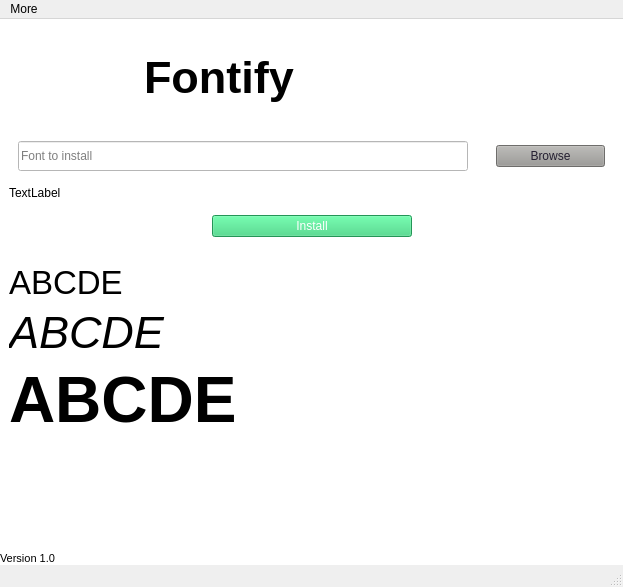
<?xml version="1.0" encoding="UTF-8"?>
<ui version="4.0">
 <class>MainWindow</class>
 <widget class="QMainWindow" name="MainWindow">
  <property name="geometry">
   <rect>
    <x>0</x>
    <y>0</y>
    <width>623</width>
    <height>587</height>
   </rect>
  </property>
  <property name="windowTitle">
   <string>Fontify</string>
  </property>
  <property name="windowIcon">
   <iconset resource="../icons/icons.qrc">
    <normaloff>:/icons/type.png</normaloff>:/icons/type.png</iconset>
  </property>
  <widget class="QWidget" name="centralwidget">
   <property name="styleSheet">
    <string notr="true">background-color: rgb(255, 255, 255);</string>
   </property>
   <layout class="QVBoxLayout" name="verticalLayout">
    <property name="spacing">
     <number>0</number>
    </property>
    <property name="leftMargin">
     <number>0</number>
    </property>
    <property name="topMargin">
     <number>0</number>
    </property>
    <property name="rightMargin">
     <number>0</number>
    </property>
    <property name="bottomMargin">
     <number>0</number>
    </property>
    <item>
     <widget class="QFrame" name="frame">
      <property name="frameShape">
       <enum>QFrame::NoFrame</enum>
      </property>
      <property name="frameShadow">
       <enum>QFrame::Raised</enum>
      </property>
      <layout class="QVBoxLayout" name="verticalLayout_2">
       <property name="spacing">
        <number>0</number>
       </property>
       <property name="leftMargin">
        <number>0</number>
       </property>
       <property name="topMargin">
        <number>0</number>
       </property>
       <property name="rightMargin">
        <number>0</number>
       </property>
       <property name="bottomMargin">
        <number>0</number>
       </property>
       <item>
        <widget class="QFrame" name="frame_2">
         <property name="frameShape">
          <enum>QFrame::NoFrame</enum>
         </property>
         <property name="frameShadow">
          <enum>QFrame::Raised</enum>
         </property>
         <layout class="QVBoxLayout" name="verticalLayout_3">
          <item>
           <widget class="QFrame" name="frame_7">
            <property name="minimumSize">
             <size>
              <width>0</width>
              <height>80</height>
             </size>
            </property>
            <property name="frameShape">
             <enum>QFrame::NoFrame</enum>
            </property>
            <property name="frameShadow">
             <enum>QFrame::Raised</enum>
            </property>
            <layout class="QHBoxLayout" name="horizontalLayout_4">
             <item>
              <widget class="QLabel" name="label_2">
               <property name="minimumSize">
                <size>
                 <width>80</width>
                 <height>80</height>
                </size>
               </property>
               <property name="maximumSize">
                <size>
                 <width>80</width>
                 <height>80</height>
                </size>
               </property>
               <property name="text">
                <string/>
               </property>
               <property name="pixmap">
                <pixmap resource="../icons/icons.qrc">:/icons/type.png</pixmap>
               </property>
               <property name="scaledContents">
                <bool>true</bool>
               </property>
              </widget>
             </item>
             <item>
              <spacer name="horizontalSpacer_4">
               <property name="orientation">
                <enum>Qt::Horizontal</enum>
               </property>
               <property name="sizeType">
                <enum>QSizePolicy::Maximum</enum>
               </property>
               <property name="sizeHint" stdset="0">
                <size>
                 <width>40</width>
                 <height>20</height>
                </size>
               </property>
              </spacer>
             </item>
             <item>
              <widget class="QLabel" name="label_3">
               <property name="font">
                <font>
                 <family>Cantarell</family>
                 <pointsize>34</pointsize>
                 <weight>75</weight>
                 <bold>true</bold>
                </font>
               </property>
               <property name="text">
                <string>Fontify</string>
               </property>
               <property name="alignment">
                <set>Qt::AlignLeading|Qt::AlignLeft|Qt::AlignVCenter</set>
               </property>
              </widget>
             </item>
            </layout>
           </widget>
          </item>
          <item>
           <widget class="QFrame" name="frame_5">
            <property name="frameShape">
             <enum>QFrame::NoFrame</enum>
            </property>
            <property name="frameShadow">
             <enum>QFrame::Raised</enum>
            </property>
            <layout class="QHBoxLayout" name="horizontalLayout_2">
             <item>
              <widget class="QLineEdit" name="fontInput">
               <property name="minimumSize">
                <size>
                 <width>450</width>
                 <height>30</height>
                </size>
               </property>
               <property name="maximumSize">
                <size>
                 <width>450</width>
                 <height>16777215</height>
                </size>
               </property>
               <property name="styleSheet">
                <string notr="true"/>
               </property>
               <property name="dragEnabled">
                <bool>true</bool>
               </property>
               <property name="placeholderText">
                <string>Font to install</string>
               </property>
               <property name="clearButtonEnabled">
                <bool>true</bool>
               </property>
              </widget>
             </item>
             <item>
              <spacer name="horizontalSpacer_3">
               <property name="orientation">
                <enum>Qt::Horizontal</enum>
               </property>
               <property name="sizeType">
                <enum>QSizePolicy::Ignored</enum>
               </property>
               <property name="sizeHint" stdset="0">
                <size>
                 <width>22</width>
                 <height>10</height>
                </size>
               </property>
              </spacer>
             </item>
             <item>
              <widget class="QPushButton" name="openDialog">
               <property name="minimumSize">
                <size>
                 <width>100</width>
                 <height>0</height>
                </size>
               </property>
               <property name="styleSheet">
                <string notr="true">background-color: rgb(154, 153, 150);
color: rgb(36, 31, 49);</string>
               </property>
               <property name="text">
                <string>Browse</string>
               </property>
              </widget>
             </item>
            </layout>
           </widget>
          </item>
          <item>
           <widget class="QLabel" name="messageLabel">
            <property name="font">
             <font>
              <family>Cantarell</family>
             </font>
            </property>
            <property name="text">
             <string>TextLabel</string>
            </property>
            <property name="margin">
             <number>5</number>
            </property>
           </widget>
          </item>
          <item>
           <widget class="QFrame" name="frame_6">
            <property name="frameShape">
             <enum>QFrame::NoFrame</enum>
            </property>
            <property name="frameShadow">
             <enum>QFrame::Raised</enum>
            </property>
            <layout class="QHBoxLayout" name="horizontalLayout">
             <item>
              <spacer name="horizontalSpacer">
               <property name="orientation">
                <enum>Qt::Horizontal</enum>
               </property>
               <property name="sizeHint" stdset="0">
                <size>
                 <width>185</width>
                 <height>20</height>
                </size>
               </property>
              </spacer>
             </item>
             <item>
              <widget class="QPushButton" name="installButton">
               <property name="minimumSize">
                <size>
                 <width>200</width>
                 <height>0</height>
                </size>
               </property>
               <property name="styleSheet">
                <string notr="true">background-color: rgb(51, 209, 122);
color: rgb(255, 255, 255);</string>
               </property>
               <property name="text">
                <string>Install</string>
               </property>
              </widget>
             </item>
             <item>
              <spacer name="horizontalSpacer_2">
               <property name="orientation">
                <enum>Qt::Horizontal</enum>
               </property>
               <property name="sizeHint" stdset="0">
                <size>
                 <width>184</width>
                 <height>20</height>
                </size>
               </property>
              </spacer>
             </item>
            </layout>
           </widget>
          </item>
         </layout>
        </widget>
       </item>
       <item alignment="Qt::AlignVCenter">
        <widget class="QFrame" name="previewFrame">
         <property name="frameShape">
          <enum>QFrame::NoFrame</enum>
         </property>
         <property name="frameShadow">
          <enum>QFrame::Raised</enum>
         </property>
         <layout class="QVBoxLayout" name="verticalLayout_4">
          <item>
           <widget class="QLabel" name="display1">
            <property name="font">
             <font>
              <pointsize>25</pointsize>
             </font>
            </property>
            <property name="text">
             <string>ABCDE</string>
            </property>
           </widget>
          </item>
          <item>
           <widget class="QLabel" name="display2">
            <property name="font">
             <font>
              <pointsize>34</pointsize>
              <italic>true</italic>
             </font>
            </property>
            <property name="text">
             <string>ABCDE</string>
            </property>
           </widget>
          </item>
          <item>
           <widget class="QLabel" name="display3">
            <property name="font">
             <font>
              <pointsize>48</pointsize>
              <weight>75</weight>
              <bold>true</bold>
             </font>
            </property>
            <property name="text">
             <string>ABCDE</string>
            </property>
           </widget>
          </item>
         </layout>
        </widget>
       </item>
       <item alignment="Qt::AlignBottom">
        <widget class="QFrame" name="frame_4">
         <property name="frameShape">
          <enum>QFrame::NoFrame</enum>
         </property>
         <property name="frameShadow">
          <enum>QFrame::Raised</enum>
         </property>
         <layout class="QHBoxLayout" name="horizontalLayout_3">
          <property name="spacing">
           <number>0</number>
          </property>
          <property name="leftMargin">
           <number>0</number>
          </property>
          <property name="topMargin">
           <number>0</number>
          </property>
          <property name="rightMargin">
           <number>0</number>
          </property>
          <property name="bottomMargin">
           <number>0</number>
          </property>
          <item>
           <widget class="QFrame" name="frame_3">
            <property name="frameShape">
             <enum>QFrame::NoFrame</enum>
            </property>
            <property name="frameShadow">
             <enum>QFrame::Raised</enum>
            </property>
            <layout class="QVBoxLayout" name="verticalLayout_5">
             <property name="spacing">
              <number>0</number>
             </property>
             <property name="leftMargin">
              <number>0</number>
             </property>
             <property name="topMargin">
              <number>0</number>
             </property>
             <property name="rightMargin">
              <number>0</number>
             </property>
             <property name="bottomMargin">
              <number>0</number>
             </property>
             <item>
              <widget class="QLabel" name="versionlabel">
               <property name="font">
                <font>
                 <pointsize>8</pointsize>
                </font>
               </property>
               <property name="text">
                <string>Version 1.0</string>
               </property>
              </widget>
             </item>
            </layout>
           </widget>
          </item>
         </layout>
        </widget>
       </item>
      </layout>
     </widget>
    </item>
   </layout>
  </widget>
  <widget class="QMenuBar" name="menubar">
   <property name="geometry">
    <rect>
     <x>0</x>
     <y>0</y>
     <width>623</width>
     <height>23</height>
    </rect>
   </property>
   <widget class="QMenu" name="menuMore">
    <property name="tearOffEnabled">
     <bool>true</bool>
    </property>
    <property name="title">
     <string>More</string>
    </property>
    <property name="separatorsCollapsible">
     <bool>true</bool>
    </property>
    <addaction name="actionAbout"/>
    <addaction name="actionBackup"/>
    <addaction name="actionReport_Bug"/>
   </widget>
   <addaction name="menuMore"/>
  </widget>
  <widget class="QStatusBar" name="statusbar"/>
  <action name="actionAbout">
   <property name="icon">
    <iconset resource="../icons/icons.qrc">
     <normaloff>:/icons/info.png</normaloff>:/icons/info.png</iconset>
   </property>
   <property name="text">
    <string>About</string>
   </property>
   <property name="menuRole">
    <enum>QAction::ApplicationSpecificRole</enum>
   </property>
   <property name="priority">
    <enum>QAction::NormalPriority</enum>
   </property>
  </action>
  <action name="actionBackup">
   <property name="icon">
    <iconset resource="../icons/icons.qrc">
     <normaloff>:/icons/backup.png</normaloff>:/icons/backup.png</iconset>
   </property>
   <property name="text">
    <string>Backup</string>
   </property>
  </action>
  <action name="actionReport_Bug">
   <property name="icon">
    <iconset resource="../icons/icons.qrc">
     <normaloff>:/icons/beetle.png</normaloff>:/icons/beetle.png</iconset>
   </property>
   <property name="text">
    <string>Report Bug</string>
   </property>
  </action>
 </widget>
 <resources>
  <include location="../icons/icons.qrc"/>
 </resources>
 <connections/>
</ui>
